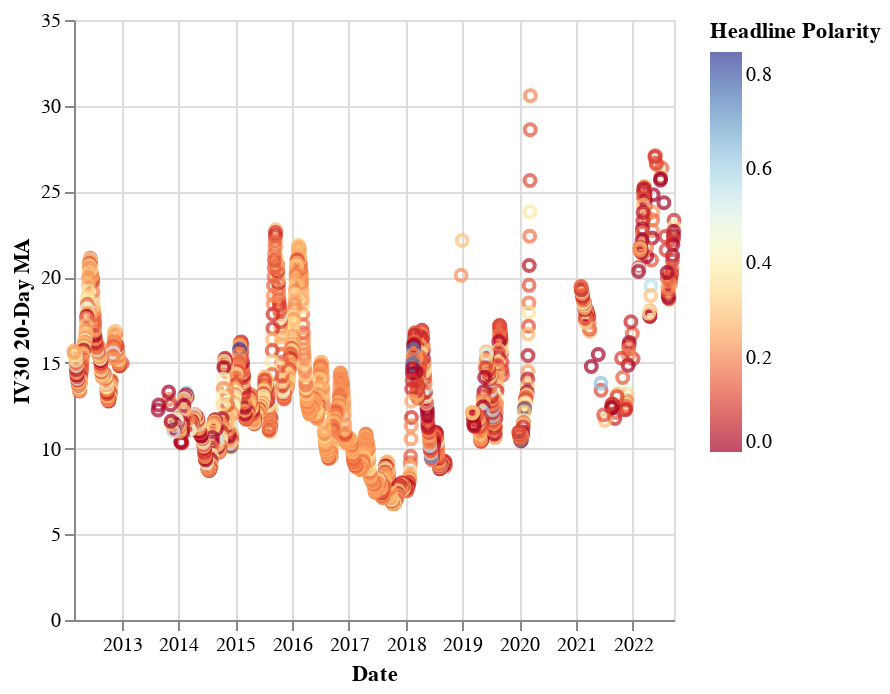

The notebook cell saved with this chart:
### Code cell
#alt.Chart(merged).mark_point().encode(
#    x='Date',
#    y='IV30 20-Day MA',
#    color=alt.Color('Polarity').scale(scheme="redyellowblue")   
#)

alt.Chart(merged1).mark_point().encode(
    x='Date',
    y='IV30 20-Day MA',
    color = alt.Color('Headline Polarity').scale(scheme='redyellowblue')
)

### Figure 1 — Vega-Lite specification as saved in the notebook (floating-point values rounded to 4 significant figures; data arrays with more than 128 entries replaced by an {"elided": "..."} marker saying what was removed)
{"config": {"view": {"continuousWidth": 300, "continuousHeight": 300}}, "data": {"name": "data-0cad87642877ebf8a5dd631260178dd9"}, "mark": {"type": "point"}, "encoding": {"color": {"field": "Headline Polarity", "scale": {"scheme": "redyellowblue"}, "type": "quantitative"}, "x": {"field": "Date", "type": "temporal"}, "y": {"field": "IV30 20-Day MA", "type": "quantitative"}}, "$schema": "https://vega.github.io/schema/vega-lite/v5.8.0.json", "datasets": {"data-0cad87642877ebf8a5dd631260178dd9": {"elided": "1646 records"}}}
